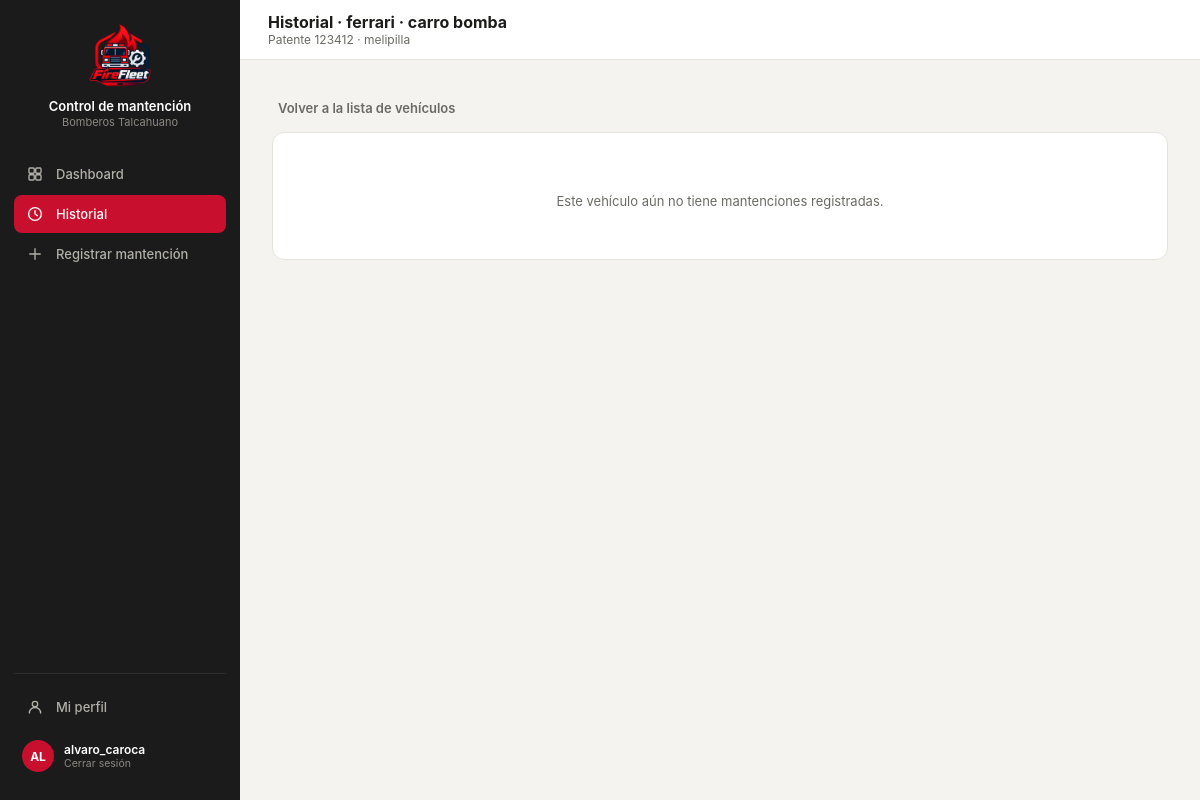
Page /detalle/1/ (signed in) on the earlier database version.
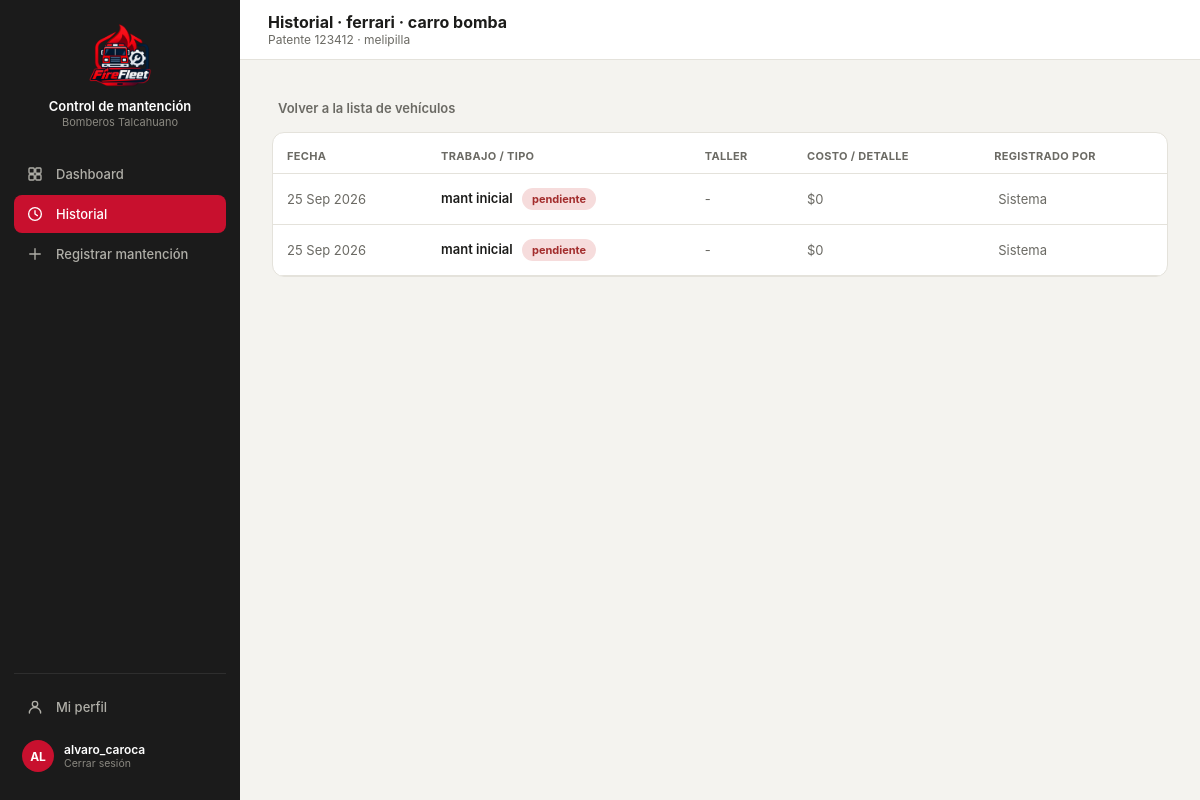
Same page on the later database version.
### core/models.py (models this page shows, shortened)
class Vehiculo(models.Model):
    id_vehi = models.AutoField(primary_key=True)
    patente = models.CharField(max_length=10, unique=True, null=True, blank=True)
    tipo_v = models.CharField(max_length=50)
    modelo = models.CharField(max_length=80, blank=True)
    anio = models.IntegerField(null=True, blank=True, db_column="año")
    id_compania = models.ForeignKey(
        Compania, on_delete=models.PROTECT, db_column="id_compania", related_name="vehiculos",
    )
    estado = models.CharField(max_length=30, default="operativo")
    kilometraje = models.DecimalField(max_digits=10, decimal_places=2, default=0)
    proxima_mantencion = models.DateField(null=True, blank=True)
    class Meta:
        db_table = "vehiculo"

class Compania(models.Model):
    id_comp = models.AutoField(primary_key=True)
    nombre = models.CharField(max_length=100)
    direccion = models.CharField(max_length=200, blank=True, db_column="dirección")
    telefono = models.CharField(max_length=20, blank=True, db_column="teléfono")
    class Meta:
        db_table = "compania"
        verbose_name_plural = "Compañías"

class Mantencion(models.Model):
    id_mant = models.AutoField(primary_key=True)
    id_vehi = models.ForeignKey(
        Vehiculo, on_delete=models.CASCADE, db_column="id_vehi", related_name="mantenciones",
    )
    id_tipo = models.ForeignKey(
        TipoMantencion, on_delete=models.PROTECT, db_column="id_tipo", related_name="mantenciones",
    )
    descripcion = models.TextField(blank=True, default='')
    fecha_in = models.DateField(auto_now_add=True)
    fecha_ter = models.DateField(null=True, blank=True)
    estado = models.CharField(max_length=30, default="pendiente")
    costo_t = models.DecimalField(max_digits=12, decimal_places=2, default=0)
    respon = models.CharField(max_length=120, blank=True)
    class Meta:
        db_table = "mantencion"

class TipoMantencion(models.Model):
    id_tipo = models.AutoField(primary_key=True)
    nombre = models.CharField(max_length=100)
    categ = models.CharField(max_length=50, blank=True)
    perio = models.CharField(max_length=50, blank=True)
    class Meta:
        db_table = "tipomantencion"
        verbose_name = "Tipo de mantención"
        verbose_name_plural = "Tipos de mantención"

### core/views.py (the view)
# urls.py: path('detalle/<int:vehiculo_id>/', views.detalle, name='detalle'),
@login_required(login_url='index')
def detalle(request, vehiculo_id):
    vehiculo = get_object_or_404(Vehiculo, pk=vehiculo_id)
    mantenciones = Mantencion.objects.filter(id_vehi=vehiculo)
    context = {
        'vehiculo': vehiculo,
        'mantenciones': mantenciones,
    }
    return render(request, 'core/historial-detalle.html', context)

### core/templates/core/historial-detalle.html (shortened to what this page needs)
{% load static %}
<!DOCTYPE html>
<html lang="es">
<head>
<link rel="stylesheet" href="https://cdnjs.cloudflare.com/ajax/libs/tabler-icons/2.44.0/iconfont/tabler-icons.min.css">
<link rel="stylesheet" href="{% static 'styles.css' %}">
</head>
<body>
<div class="layout">
  <div class="sidebar">
    <div class="sidebar-brand">
      <div class="logo"><img src="/imagenes/logo2.png" alt="Logo Control de mantención"></div>
      <div><p class="t1">Control de mantención</p><p class="t2">Bomberos Talcahuano</p></div>
    </div>
    <a class="nav-item" href="{% url 'dashboard' %}">Dashboard</a>
    <a class="nav-item active" href="{% url 'historial' %}"><svg class="nav-icon" viewBox="0 0 24 24" fill="none" stroke="currentColor" stroke-width="1.8" stroke-linecap="round" stroke-linejoin="round"><circle cx="12" cy="12" r="8.5"/><polyline points="12 7.5 12 12 15.2 14.2"/></svg>Historial</a>
    <a class="nav-item" href="{% url 'registrar' %}"><svg class="nav-icon" viewBox="0 0 24 24" fill="none" stroke="currentColor" stroke-width="1.8" stroke-linecap="round" stroke-linejoin="round"><line x1="12" y1="5" x2="12" y2="19"/><line x1="5" y1="12" x2="19" y2="12"/></svg>Registrar mantención</a>
    <div class="sidebar-footer">
      <a class="nav-item" href="{% url 'perfil' %}"><svg class="nav-icon" viewBox="0 0 24 24" fill="none" stroke="currentColor" stroke-width="1.8" stroke-linecap="round" stroke-linejoin="round"><circle cx="12" cy="8" r="3.6"/><path d="M4.5 20c0-4.1 3.4-7.4 7.5-7.4s7.5 3.3 7.5 7.4"/></svg>Mi perfil</a>
      <a class="sidebar-user" href="{% url 'logout' %}" style="margin-top:6px; text-decoration:none;">
        <div class="av">{{ request.user.username|slice:":2"|upper }}</div>
        <div><p class="name">{{ request.user.get_full_name|default:request.user.username }}</p><p class="role">Cerrar sesión</p></div>
      </a>
    </div>
  </div>
  <div class="main">
    <div class="topbar">
      <div style="display:flex; align-items:center; gap:12px;">
        <div>
          <h2 id="topbar-title">Historial · {{ vehiculo.modelo }} · {{ vehiculo.tipo_v }}</h2>
          <p class="crumb" id="topbar-crumb">Patente {{ vehiculo.patente }} · {{ vehiculo.id_compania.nombre|default:"Sin compañía" }}</p>
        </div>
      </div>
    </div>
    <div class="content" id="content">
      <a class="back-link" href="{% url 'historial' %}" style="text-decoration:none; color:var(--text2); display:inline-flex; align-items:center; gap:6px; margin-bottom:16px;">
        Volver a la lista de vehículos
      </a>
      {% if mantenciones %}
        <div class="card" style="padding:0; overflow:hidden;">
          <table>
            <thead>
              <tr>
                <th>Fecha</th>
                <th>Trabajo / Tipo</th>
                <th>Taller</th>
                <th>Costo / detalle</th>
                <th>Registrado por</th>
              </tr>
            </thead>
            <tbody>
              {% for m in mantenciones %}
              <tr>
                <td style="color:var(--text2); white-space:nowrap;">{{ m.fecha_in|date:"d M Y" }}</td>
                <td style="font-weight:600;">
                  {{ m.id_tipo.nombre|default:"Sin especificar" }}
                  {% if m.estado %}
  {% if m.estado == 'Preventiva' or m.estado == 'Completada' %}
    <span class="pill" style="margin-left:6px; background:var(--green-bg); color:var(--green);">
  {% else %}
    <span class="pill" style="margin-left:6px; background:var(--danger-bg); color:var(--danger);">
  {% endif %}
      {{ m.estado }}
    </span>
{% endif %}
                </td>
                <td style="color:var(--text2);">{{ m.respon|default:"-" }}</td>
                <td style="color:var(--text2);">
                  ${{ m.costo_t|default:0 }}
    </td>
                <td style="color:var(--text2); white-space:nowrap;">
                  {{ m.empleados_asignados|default:"Sistema" }}
                </td>
              </tr>
              {% endfor %}
            </tbody>
          </table>
        </div>
      {% else %}
        <div class="card" style="text-align:center; padding:50px 20px; color:var(--text2);">
          <p style="font-size:13px; margin:10px 0 0;">Este vehículo aún no tiene mantenciones registradas.</p>
        </div>
      {% endif %}
    </div>
  </div>
</div>
</body>
</html>

### core/static/styles.css (style rules this page uses)
:root { --red:#C8102E; --dark:#212121; --darker:#181818; --sidebar-bg:#1B1B1B; --sidebar-hover:#2A2A2A; --input-bg:#fff; --input-border:#D8D6CE; --muted:#8A8880; --amber:#854F0B; --amber-bg:#FDECC8; --green:#0F6E56; --green-bg:#DCEEE8; --danger:#A32D2D; --danger-bg:#F6DCDC; --surface1:#F4F3EF; --surface2:#FFFFFF; --border:#E4E2DB; --text1:#1C1C1A; --text2:#6B6A64; }
* { box-sizing:border-box; -webkit-tap-highlight-color:transparent; }
body { margin:0; font-family:-apple-system,BlinkMacSystemFont,"Segoe UI",Roboto,Helvetica,Arial,sans-serif; background:var(--surface1); color:var(--text1); min-height:100vh; }
.layout { display:flex; min-height:100vh; }
.sidebar { width:240px; background:var(--sidebar-bg); flex-shrink:0; display:flex; flex-direction:column; padding:20px 14px; position:sticky; top:0; height:100vh; }
.sidebar-brand { display:flex; flex-direction:column; align-items:center; text-align:center; gap:10px; padding:4px 8px 26px; }
.sidebar-brand .logo { width:64px; height:64px; display:flex; align-items:center; justify-content:center; flex-shrink:0; overflow:hidden; }
.sidebar-brand .logo img { width:100%; height:100%; object-fit:contain; display:block; }
.sidebar-brand .t1 { color:#fff; font-size:13px; font-weight:600; margin:0; line-height:1.3; }
.sidebar-brand .t2 { color:#8A8880; font-size:11px; margin:0; }
.nav-item { display:flex; align-items:center; gap:12px; padding:10px 12px; border-radius:8px; color:#B0AFA8; font-size:13px; font-weight:500; cursor:pointer; border:none; background:none; width:100%; text-align:left; margin-bottom:2px; text-decoration:none; }
.nav-item .nav-icon { width:18px; height:18px; flex-shrink:0; }
.nav-item.active { background:var(--red); color:#fff; }
.sidebar-footer { margin-top:auto; padding-top:14px; border-top:1px solid #2E2E2E; }
.sidebar-user { display:flex; align-items:center; gap:10px; padding:8px; border-radius:8px; cursor:pointer; }
.sidebar-user .av { width:32px; height:32px; border-radius:50%; background:var(--red); display:flex; align-items:center; justify-content:center; color:#fff; font-size:12px; font-weight:700; flex-shrink:0; }
.sidebar-user .name { color:#fff; font-size:12px; font-weight:600; margin:0; }
.sidebar-user .role { color:#8A8880; font-size:10.5px; margin:0; }
.main { flex:1; min-width:0; }
.topbar { height:60px; background:var(--surface2); border-bottom:1px solid var(--border); display:flex; align-items:center; justify-content:space-between; padding:0 28px; position:sticky; top:0; z-index:10; }
.topbar h2 { font-size:16px; font-weight:700; margin:0; }
.topbar .crumb { font-size:12px; color:var(--text2); margin:0; }
.content { padding:28px 32px; max-width:1200px; margin:0 auto; }
.card { background:var(--surface2); border:1px solid var(--border); border-radius:12px; padding:18px; }
.pill { font-size:11px; font-weight:700; padding:4px 10px; border-radius:20px; display:inline-block; }
table { width:100%; border-collapse:collapse; }
th { text-align:left; font-size:11px; color:var(--text2); font-weight:700; text-transform:uppercase; letter-spacing:0.03em; padding:16px 14px 10px; border-bottom:1px solid var(--border); }
td { padding:14px; border-bottom:1px solid var(--border); font-size:13px; vertical-align:middle; }
.back-link { display:inline-flex; align-items:center; gap:6px; color:var(--text2); font-size:13px; font-weight:600; cursor:pointer; margin-bottom:16px; background:none; border:none; padding:0; text-decoration:none; }
.content { padding: 32px; flex: 1; }

Differences in the rows shown:
added Mantencion: fecha_in "25 Sep 2026", id_tipo.nombre "mant inicial", estado "pendiente", respon "-", costo_t "0", empleados_asignados "Sistema"
added Mantencion: fecha_in "25 Sep 2026", id_tipo.nombre "mant inicial", estado "pendiente", respon "-", costo_t "0", empleados_asignados "Sistema"
Other differences:
text no longer shown: "Este vehículo aún no tiene mantenciones registradas."
text now shown: "FECHA TRABAJO / TIPO TALLER COSTO / DETALLE REGISTRADO POR"
